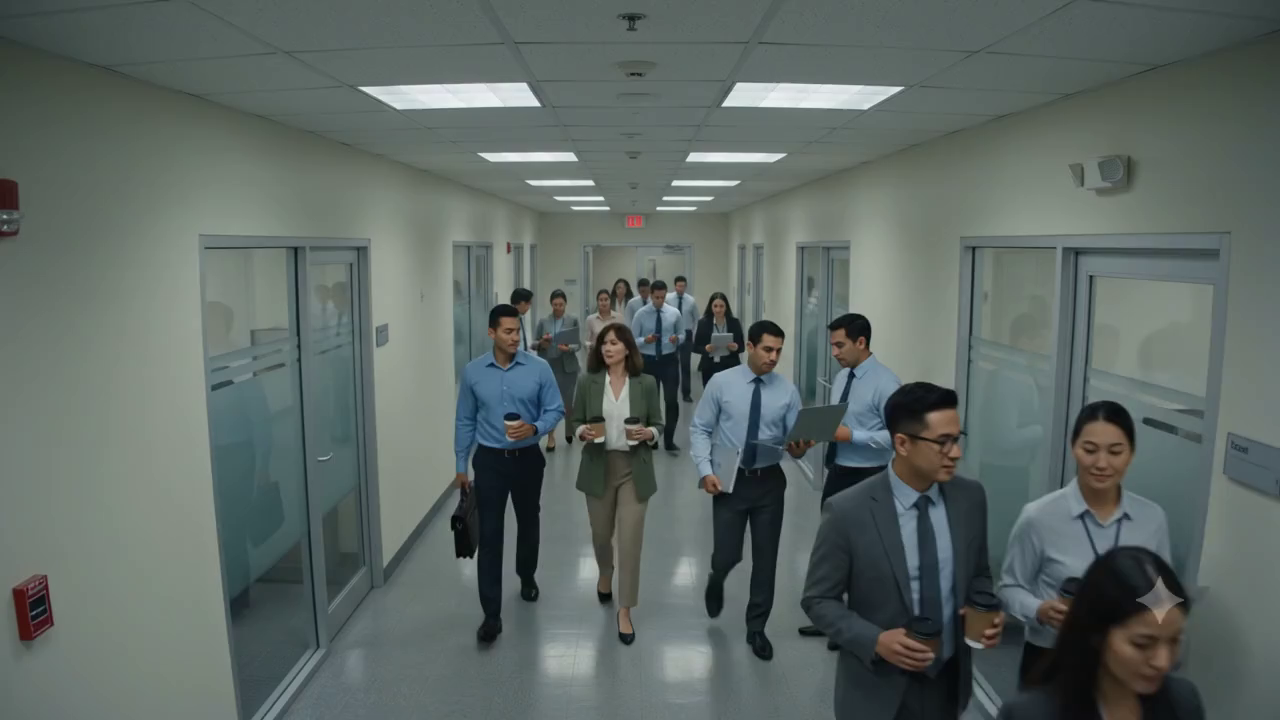
#> input picture frame 0 of cv-service/videos/crowd_3.mp4, 1280 x 720 px, given in place of crowd_5.mp4, which was not available
$ python sample_frames.py
#> lines starting #> are read from the running program, lines starting #| are printed output that depends on the picture; pictures that were not available may be replaced by others from this repository, and a replacement may not be noted
import cv2
import os

cap = cv2.VideoCapture("videos/crowd_5.mp4")
sample_indices = [0, 90, 180, 270, 360, 440]
for idx in sample_indices:
    cap.set(cv2.CAP_PROP_POS_FRAMES, idx)
    ret, frame = cap.read()
    if ret:
        cv2.imwrite(f"scratch/sample_frame_{idx}.jpg", frame)
        print(f"Saved scratch/sample_frame_{idx}.jpg")
#> this loop made 6 passes
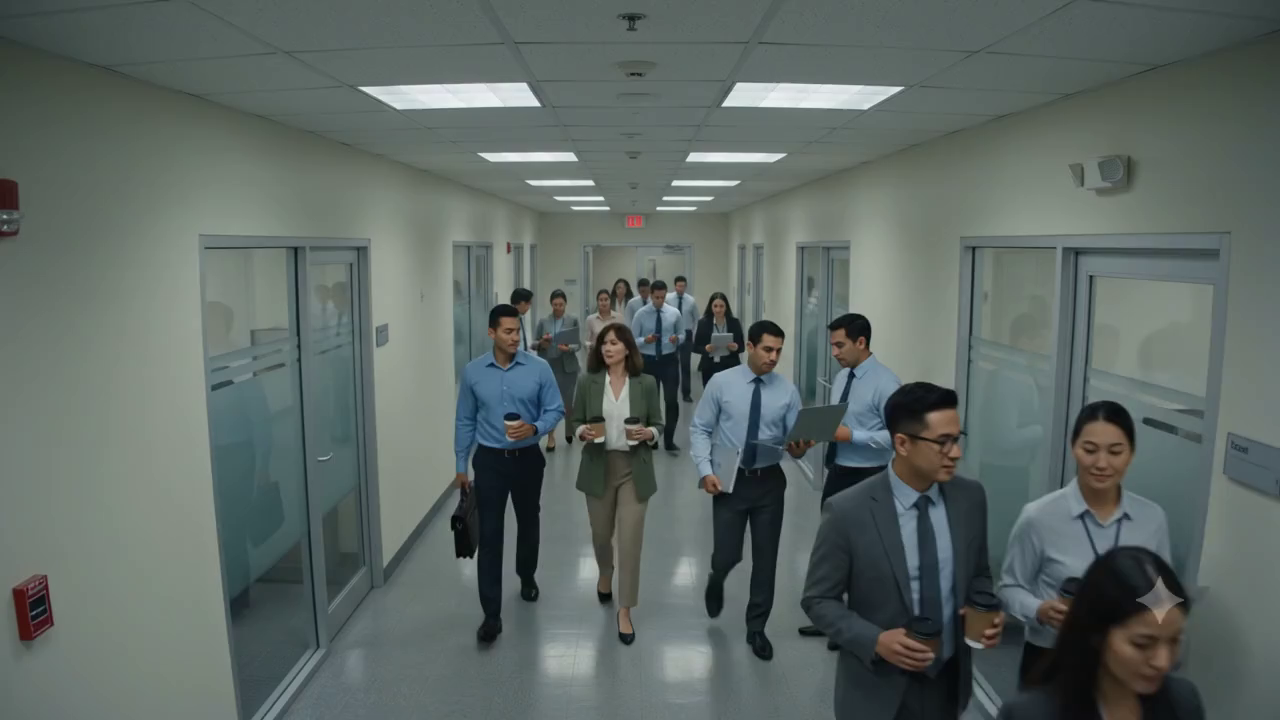
#> input picture frame 0 of cv-service/videos/crowd_3.mp4, 1280 x 720 px, given in place of crowd_5.mp4, which was not available
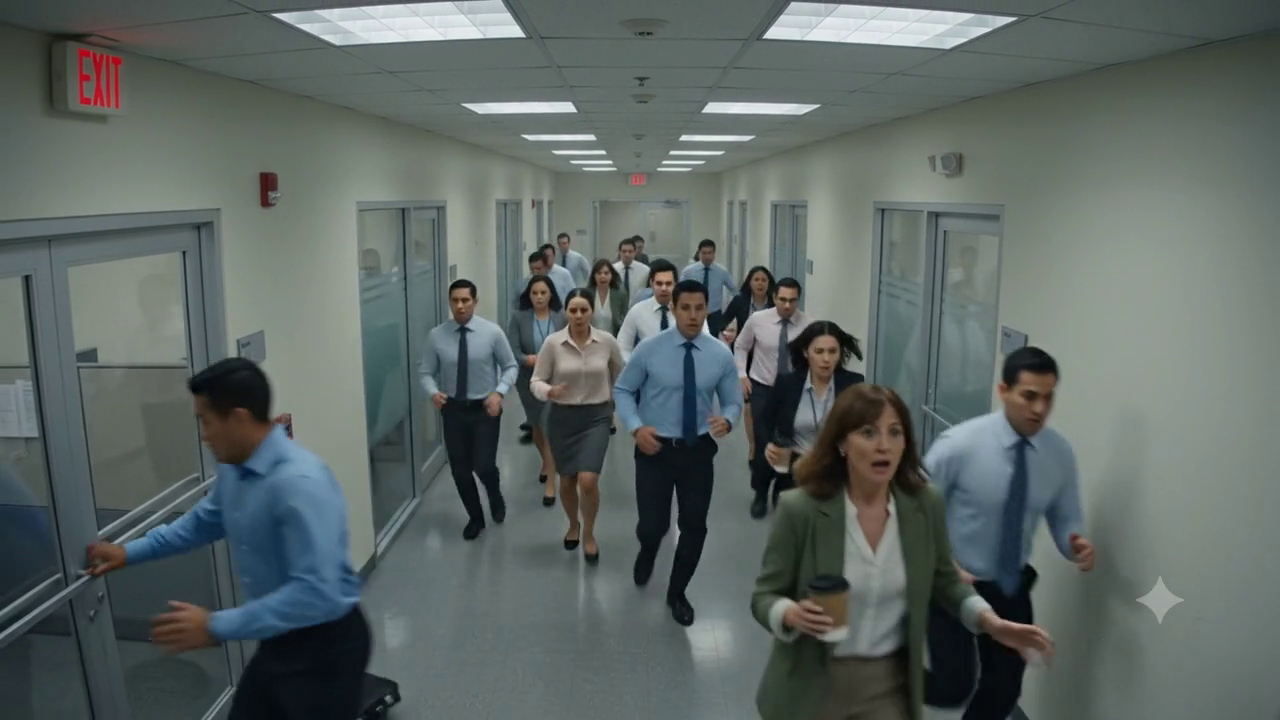
#> input picture frame 90 of cv-service/videos/crowd_3.mp4, 1280 x 720 px, given in place of crowd_5.mp4, which was not available
#> pass 3, `ret, frame = cap.read()`:
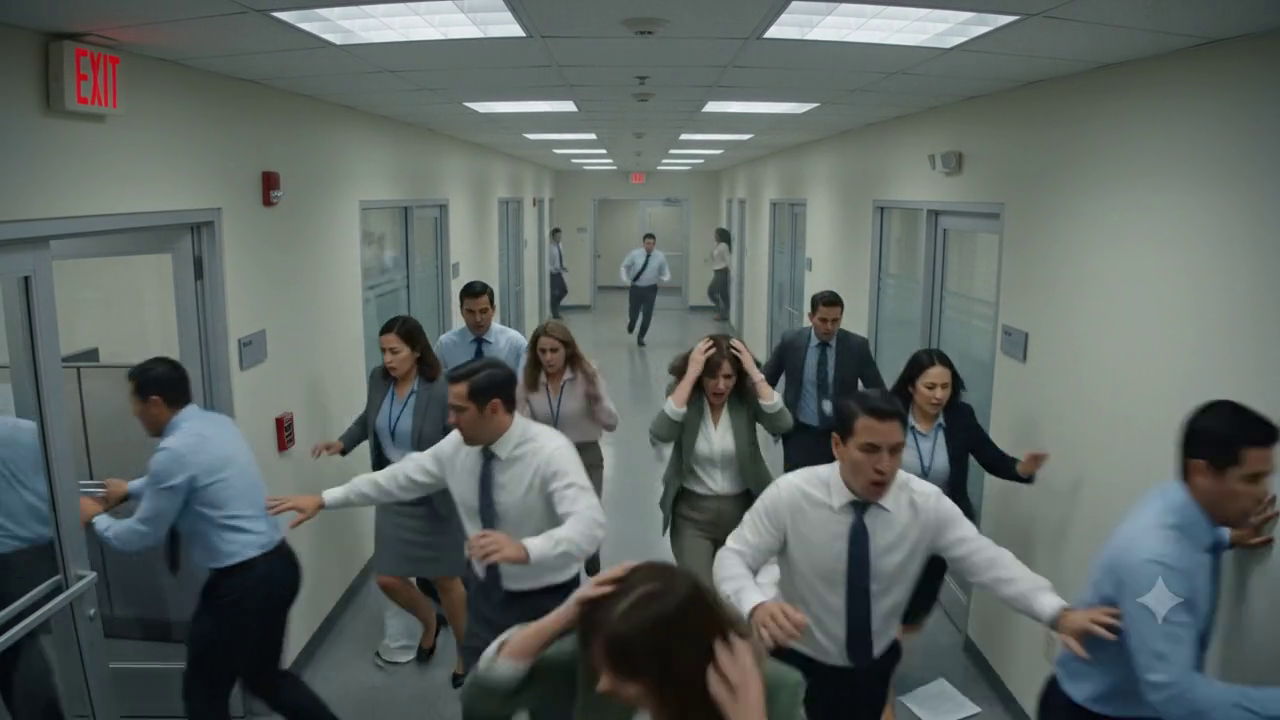
#> frame: shape (720, 1280, 3); mean B, G, R 98.9, 102.1, 93.8
cap.release()

$ run again, starting later in the video
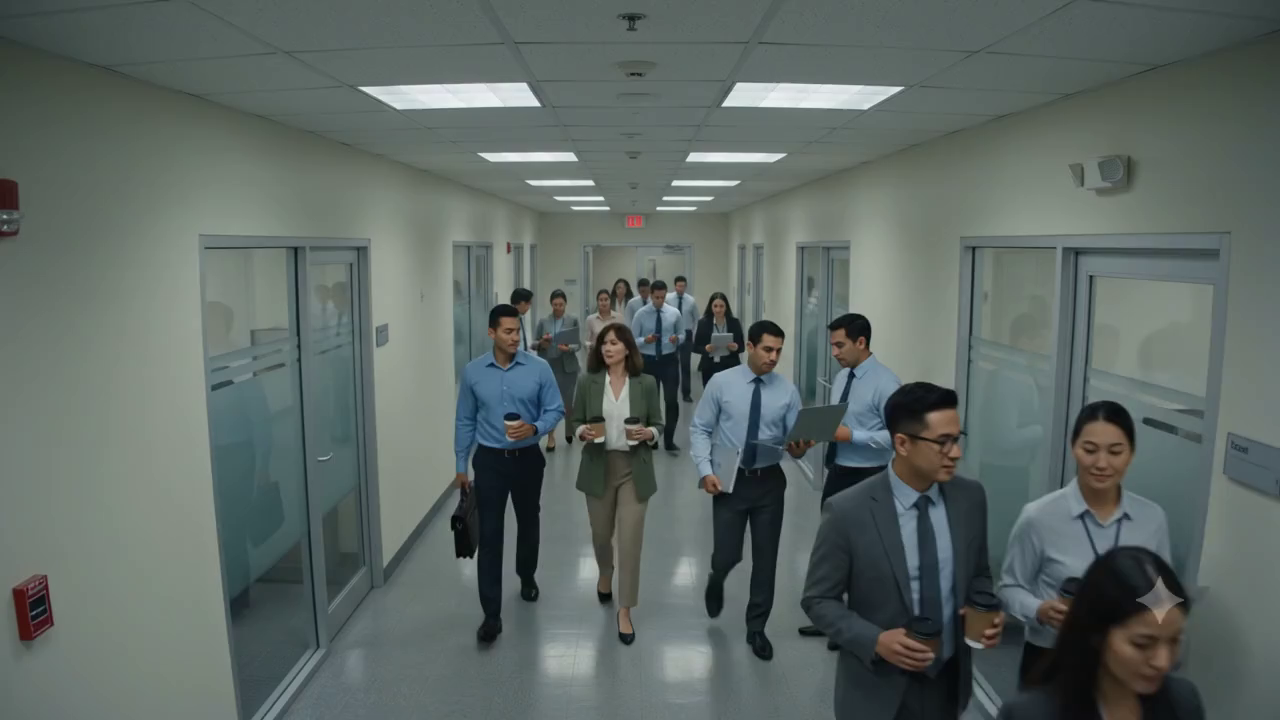
#> input picture frame 0 of cv-service/videos/crowd_3.mp4, 1280 x 720 px, given in place of crowd_5.mp4, which was not available
#> the loop `for idx in sample_indices:` made 6 passes
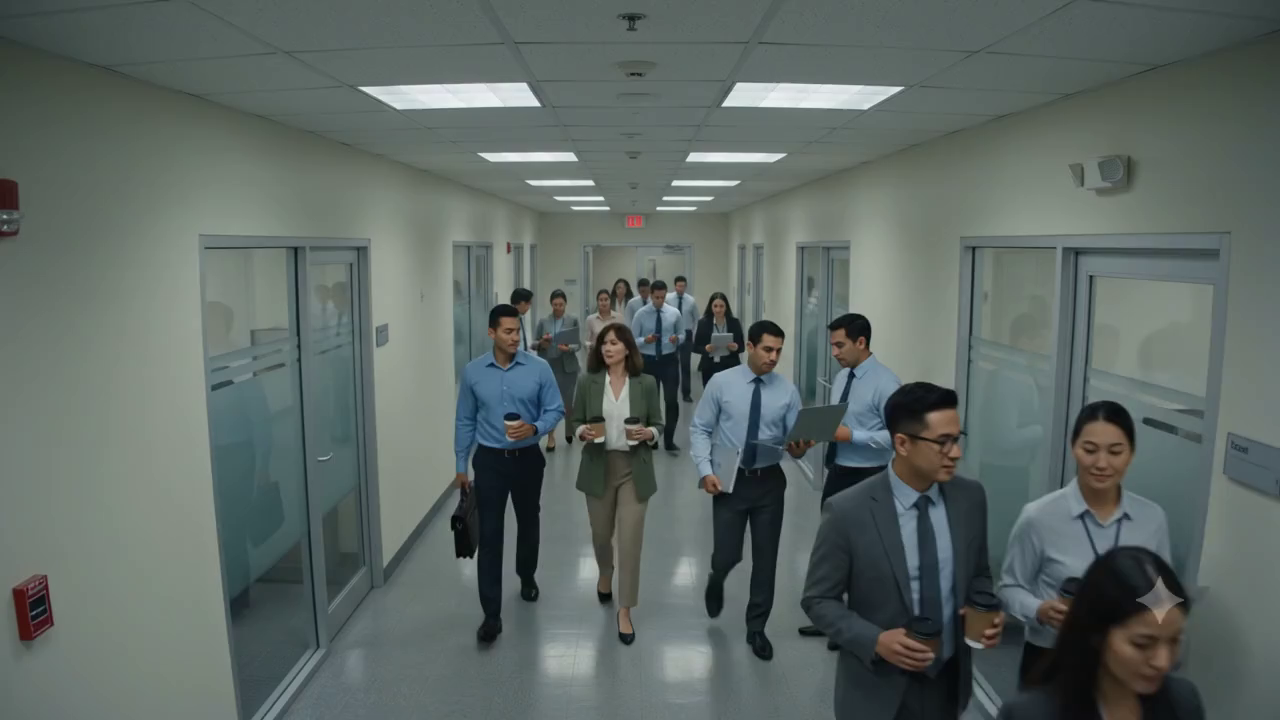
#> input picture frame 0 of cv-service/videos/crowd_3.mp4, 1280 x 720 px, given in place of crowd_5.mp4, which was not available
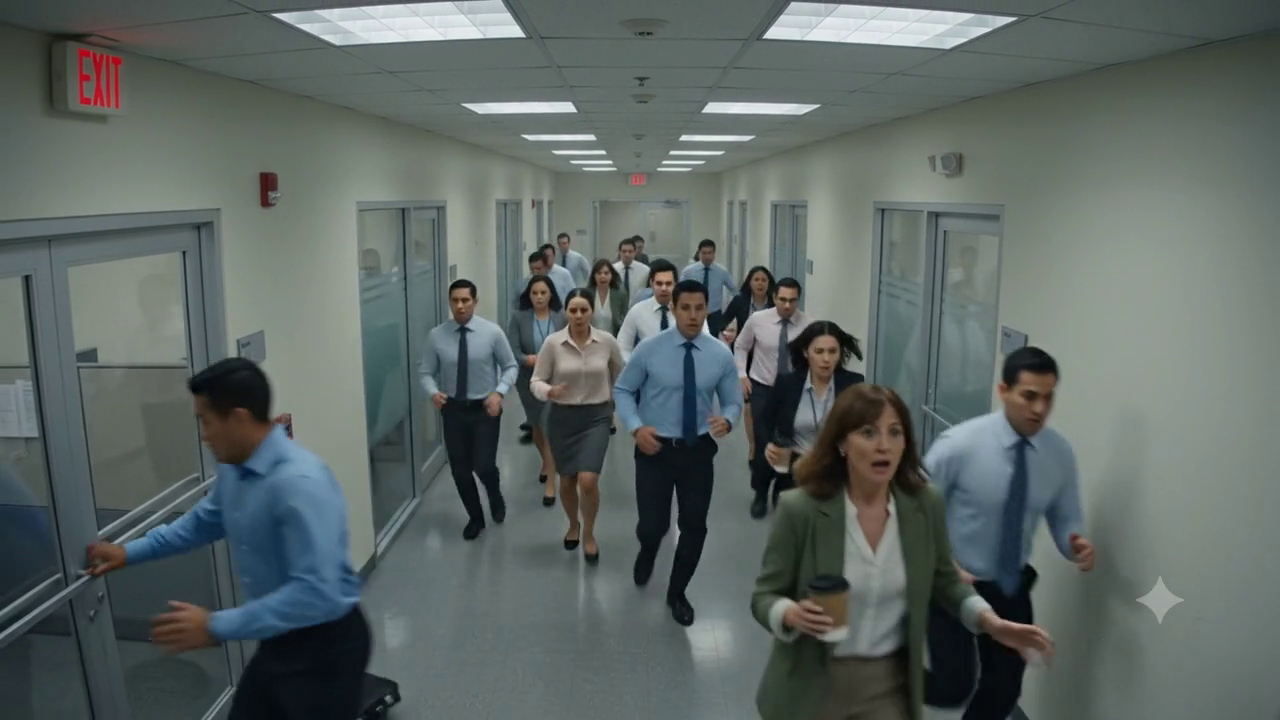
#> input picture frame 90 of cv-service/videos/crowd_3.mp4, 1280 x 720 px, given in place of crowd_5.mp4, which was not available

$ run again, starting later in the video
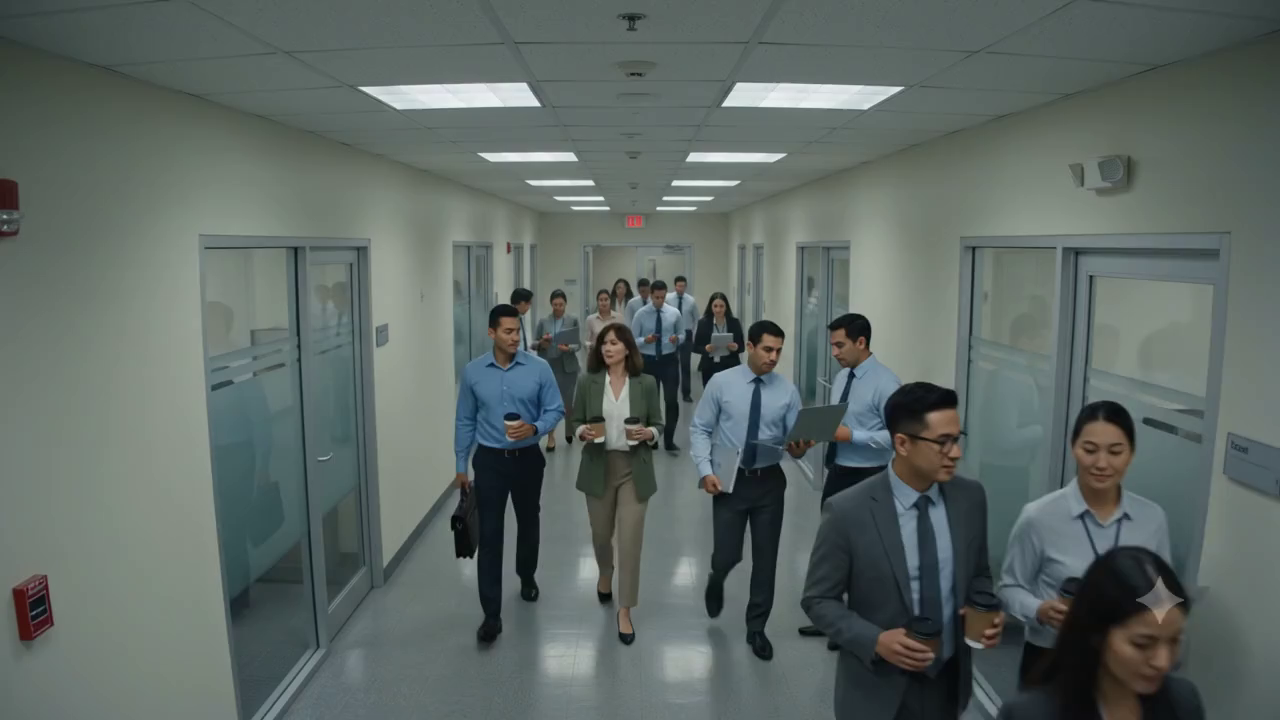
#> input picture frame 0 of cv-service/videos/crowd_3.mp4, 1280 x 720 px, given in place of crowd_5.mp4, which was not available
#> the loop `for idx in sample_indices:` made 6 passes
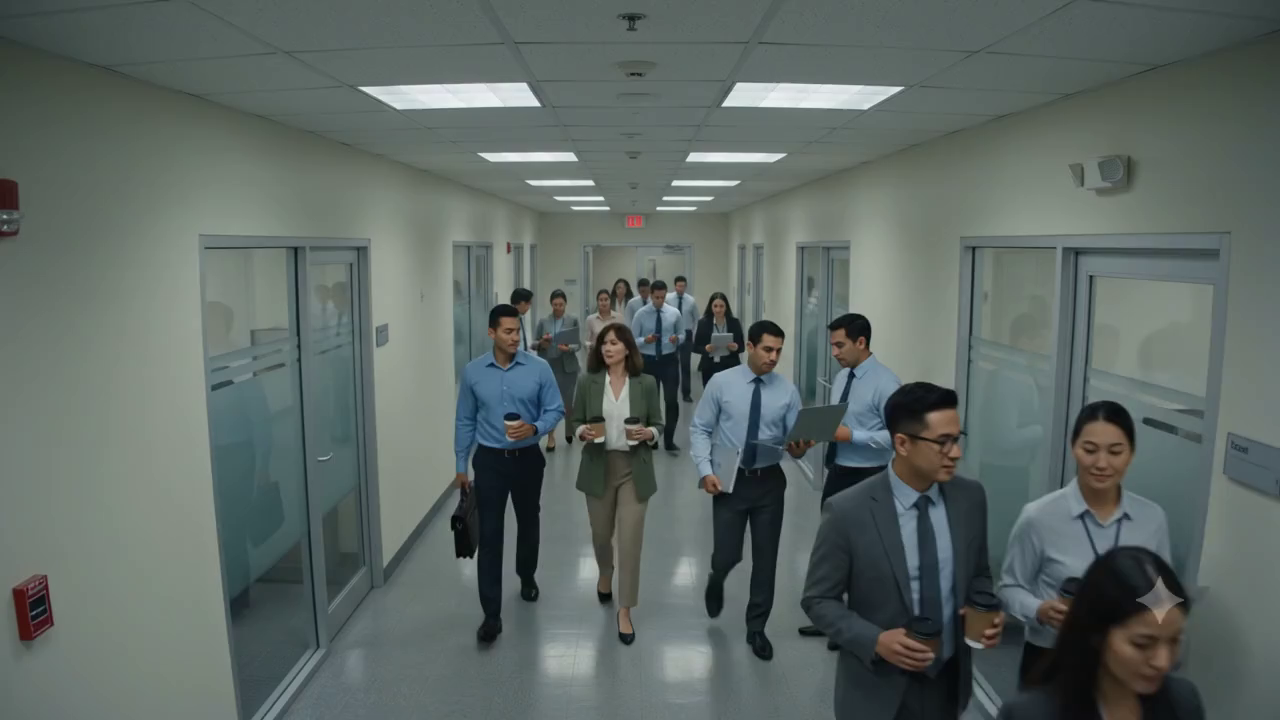
#> input picture frame 0 of cv-service/videos/crowd_3.mp4, 1280 x 720 px, given in place of crowd_5.mp4, which was not available
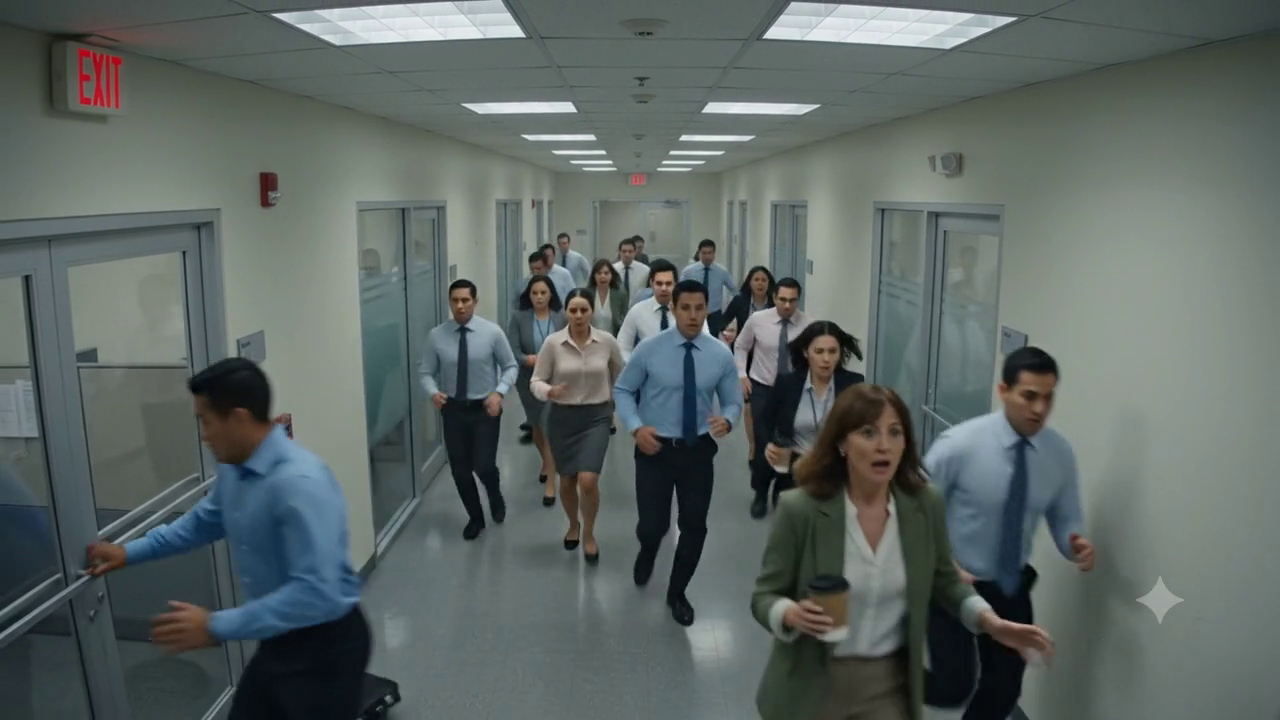
#> input picture frame 90 of cv-service/videos/crowd_3.mp4, 1280 x 720 px, given in place of crowd_5.mp4, which was not available
